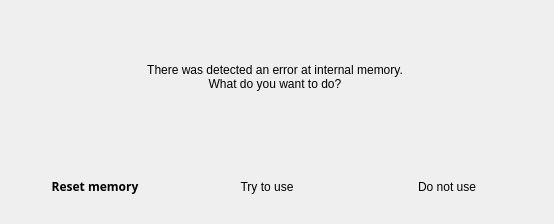
<?xml version="1.0" encoding="UTF-8"?>
<ui version="4.0">
 <class>CorruptedDialog</class>
 <widget class="QWidget" name="CorruptedDialog">
  <property name="geometry">
   <rect>
    <x>0</x>
    <y>0</y>
    <width>554</width>
    <height>224</height>
   </rect>
  </property>
  <property name="windowTitle">
   <string>Dialog</string>
  </property>
  <property name="styleSheet">
   <string notr="true"/>
  </property>
  <layout class="QVBoxLayout" name="verticalLayout">
   <property name="spacing">
    <number>0</number>
   </property>
   <property name="margin">
    <number>0</number>
   </property>
   <item>
    <widget class="QFrame" name="corruptedPopup_Cont">
     <property name="minimumSize">
      <size>
       <width>550</width>
       <height>0</height>
      </size>
     </property>
     <property name="maximumSize">
      <size>
       <width>550</width>
       <height>16777215</height>
      </size>
     </property>
     <layout class="QVBoxLayout" name="corruptedPopupCont">
      <property name="spacing">
       <number>0</number>
      </property>
      <property name="leftMargin">
       <number>10</number>
      </property>
      <property name="topMargin">
       <number>0</number>
      </property>
      <property name="rightMargin">
       <number>10</number>
      </property>
      <property name="bottomMargin">
       <number>0</number>
      </property>
      <item>
       <widget class="QLabel" name="errorLbl">
        <property name="sizePolicy">
         <sizepolicy hsizetype="Preferred" vsizetype="Expanding">
          <horstretch>0</horstretch>
          <verstretch>0</verstretch>
         </sizepolicy>
        </property>
        <property name="text">
         <string>There was detected an error at internal memory.
What do you want to do?</string>
        </property>
        <property name="alignment">
         <set>Qt::AlignCenter</set>
        </property>
       </widget>
      </item>
      <item>
       <widget class="QFrame" name="horizontalFrame">
        <property name="minimumSize">
         <size>
          <width>0</width>
          <height>70</height>
         </size>
        </property>
        <property name="maximumSize">
         <size>
          <width>16777215</width>
          <height>70</height>
         </size>
        </property>
        <layout class="QHBoxLayout" name="horizontalLayout">
         <property name="spacing">
          <number>10</number>
         </property>
         <property name="margin">
          <number>0</number>
         </property>
         <item>
          <widget class="QFrame" name="FormatCont">
           <property name="maximumSize">
            <size>
             <width>99999</width>
             <height>99999</height>
            </size>
           </property>
           <layout class="QVBoxLayout" name="noMountCont">
            <property name="spacing">
             <number>5</number>
            </property>
            <property name="leftMargin">
             <number>0</number>
            </property>
            <property name="topMargin">
             <number>0</number>
            </property>
            <property name="rightMargin">
             <number>0</number>
            </property>
            <property name="bottomMargin">
             <number>5</number>
            </property>
            <item>
             <widget class="FastQPushButton" name="formatBtn">
              <property name="sizePolicy">
               <sizepolicy hsizetype="Fixed" vsizetype="Fixed">
                <horstretch>0</horstretch>
                <verstretch>0</verstretch>
               </sizepolicy>
              </property>
              <property name="minimumSize">
               <size>
                <width>34</width>
                <height>49</height>
               </size>
              </property>
              <property name="maximumSize">
               <size>
                <width>504</width>
                <height>49</height>
               </size>
              </property>
              <property name="font">
               <font>
                <family>Lato-regular,Arial,Helvetica,sans-serif</family>
                <weight>75</weight>
                <bold>true</bold>
               </font>
              </property>
              <property name="focusPolicy">
               <enum>Qt::NoFocus</enum>
              </property>
              <property name="autoFillBackground">
               <bool>false</bool>
              </property>
              <property name="styleSheet">
               <string notr="true"/>
              </property>
              <property name="text">
               <string>Reset memory</string>
              </property>
              <property name="iconSize">
               <size>
                <width>112</width>
                <height>60</height>
               </size>
              </property>
              <property name="autoDefault">
               <bool>false</bool>
              </property>
              <property name="flat">
               <bool>true</bool>
              </property>
             </widget>
            </item>
           </layout>
          </widget>
         </item>
         <item>
          <widget class="QFrame" name="MountCont">
           <property name="maximumSize">
            <size>
             <width>9999999</width>
             <height>9999999</height>
            </size>
           </property>
           <layout class="QVBoxLayout" name="noMountCont_2">
            <property name="spacing">
             <number>5</number>
            </property>
            <property name="leftMargin">
             <number>0</number>
            </property>
            <property name="topMargin">
             <number>0</number>
            </property>
            <property name="rightMargin">
             <number>0</number>
            </property>
            <property name="bottomMargin">
             <number>5</number>
            </property>
            <item>
             <widget class="FastQPushButton" name="mountBtn">
              <property name="sizePolicy">
               <sizepolicy hsizetype="Fixed" vsizetype="Fixed">
                <horstretch>0</horstretch>
                <verstretch>0</verstretch>
               </sizepolicy>
              </property>
              <property name="minimumSize">
               <size>
                <width>154</width>
                <height>49</height>
               </size>
              </property>
              <property name="maximumSize">
               <size>
                <width>154</width>
                <height>49</height>
               </size>
              </property>
              <property name="focusPolicy">
               <enum>Qt::NoFocus</enum>
              </property>
              <property name="styleSheet">
               <string notr="true"/>
              </property>
              <property name="text">
               <string>Try to use</string>
              </property>
              <property name="iconSize">
               <size>
                <width>112</width>
                <height>60</height>
               </size>
              </property>
              <property name="autoDefault">
               <bool>false</bool>
              </property>
              <property name="flat">
               <bool>true</bool>
              </property>
             </widget>
            </item>
           </layout>
          </widget>
         </item>
         <item>
          <widget class="QFrame" name="no_MountCont">
           <property name="maximumSize">
            <size>
             <width>999999</width>
             <height>9999999</height>
            </size>
           </property>
           <layout class="QVBoxLayout" name="noMountCont_3">
            <property name="spacing">
             <number>5</number>
            </property>
            <property name="leftMargin">
             <number>0</number>
            </property>
            <property name="topMargin">
             <number>0</number>
            </property>
            <property name="rightMargin">
             <number>0</number>
            </property>
            <property name="bottomMargin">
             <number>5</number>
            </property>
            <item>
             <widget class="FastQPushButton" name="noMountBtn">
              <property name="sizePolicy">
               <sizepolicy hsizetype="Fixed" vsizetype="Fixed">
                <horstretch>0</horstretch>
                <verstretch>0</verstretch>
               </sizepolicy>
              </property>
              <property name="minimumSize">
               <size>
                <width>154</width>
                <height>49</height>
               </size>
              </property>
              <property name="maximumSize">
               <size>
                <width>154</width>
                <height>49</height>
               </size>
              </property>
              <property name="focusPolicy">
               <enum>Qt::NoFocus</enum>
              </property>
              <property name="styleSheet">
               <string notr="true"/>
              </property>
              <property name="text">
               <string>Do not use</string>
              </property>
              <property name="iconSize">
               <size>
                <width>112</width>
                <height>60</height>
               </size>
              </property>
              <property name="autoDefault">
               <bool>false</bool>
              </property>
              <property name="flat">
               <bool>true</bool>
              </property>
             </widget>
            </item>
           </layout>
          </widget>
         </item>
        </layout>
       </widget>
      </item>
     </layout>
    </widget>
   </item>
  </layout>
 </widget>
 <customwidgets>
  <customwidget>
   <class>FastQPushButton</class>
   <extends>QPushButton</extends>
   <header>FastQPushButton.h</header>
  </customwidget>
 </customwidgets>
 <resources/>
 <connections/>
</ui>
